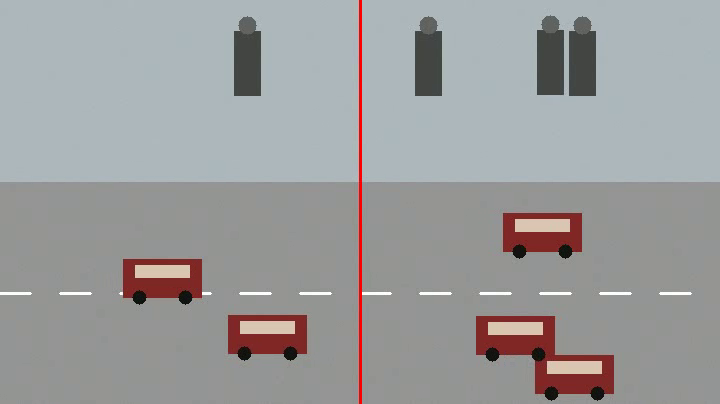
#> input picture frame 15 of data/traffic_clip.mp4, 720 x 404 px
$ python bi_dashboard.py
#> lines starting #> are read from the running program, lines starting #| are printed output that depends on the picture
### config.py
from __future__ import annotations
import os

#  File-system layout

BASE_DIR = os.path.dirname(os.path.abspath(__file__))
DATA_DIR = os.path.join(BASE_DIR, "data")
OUTPUT_DIR = os.path.join(BASE_DIR, "outputs")
for _d in (DATA_DIR, OUTPUT_DIR):
    os.makedirs(_d, exist_ok=True)

SYNTHETIC_VIDEO = os.path.join(DATA_DIR, "traffic_clip.mp4")
ANNOTATED_VIDEO = os.path.join(OUTPUT_DIR, "annotated_traffic.mp4")
TIMESERIES_CSV = os.path.join(DATA_DIR, "traffic_timeseries.csv")

#  Object classes (COCO ids used by YOLO)
# We monitor people and cars - exactly the two classes in the reference video.
CLASSES = {
    0: {"name": "person", "color": (0, 255, 0)},
    2: {"name": "car",    "color": (0, 165, 255)},
}
TARGET_CLASS_IDS = list(CLASSES.keys())


#  Monitored locations (cameras)

ZONES = {
    "JCT_MainRoad":   {"site": "Public Street",   "road_capacity": 40, "ped_capacity": 60},
    "GATE_Campus":    {"site": "Smart Campus",    "road_capacity": 25, "ped_capacity": 120},
    "HUB_StationFwd": {"site": "Transport Hub",   "road_capacity": 30, "ped_capacity": 200},
    "MALL_CarParkIn": {"site": "Commercial Area", "road_capacity": 50, "ped_capacity": 90},
}


#  Computer-vision settings
DETECTION_CONFIDENCE = 0.40
NMS_THRESHOLD = 0.45
YOLO_WEIGHTS = "yolov8n.pt"


# Centroid tracker
MAX_TRACK_DISTANCE = 70
MAX_DISAPPEARED = 20


#  Congestion thresholds (fraction of capacity)
DENSITY_BANDS = [
    (0.00, 0.35, "Free-flow"),
    (0.35, 0.65, "Busy"),
    (0.65, 0.85, "Heavy"),
    (0.85, 10.0, "Congested"),
]


#  Analytics settings
ANOMALY_CONTAMINATION = 0.02
ANOMALY_Z_THRESHOLD = 3.0
FORECAST_HORIZON = 12          # 12 x 5 min = 1 hour look-ahead
SAMPLE_INTERVAL_MIN = 5
FORECAST_NOW = "2026-05-20 08:00"

RANDOM_SEED = 42

### synthetic_data.py
from __future__ import annotations
import numpy as np
import pandas as pd
import cv2
import config


#  1. Synthetic traffic video (cars + people)
def generate_traffic_clip(path: str = config.SYNTHETIC_VIDEO,
                          frames: int = 150,
                          fps: int = 20,
                          size=(720, 405),
                          n_cars: int = 5,
                          n_people: int = 4,
                          seed: int = config.RANDOM_SEED) -> str:
    """Render a road scene with cars on the road and people on the pavement."""
    rng = np.random.default_rng(seed)
    w, h = size
    road_top = int(h * 0.45)            # carriageway occupies lower half
    writer = cv2.VideoWriter(path, cv2.VideoWriter_fourcc(*"mp4v"), fps, size)
    if not writer.isOpened():           # pragma: no cover
        raise RuntimeError(f"Could not open VideoWriter for {path}")

    # Cars: move mostly horizontally along the road.
    car_pos = np.column_stack([
        rng.uniform(0, w - 90, n_cars),
        rng.uniform(road_top + 10, h - 50, n_cars),
    ])
    car_vel = np.column_stack([
        rng.choice([-4.0, -3.0, 3.0, 4.0], n_cars),
        rng.uniform(-0.4, 0.4, n_cars),
    ])
    car_wh = np.tile([78, 38], (n_cars, 1))

    # People: move slowly on the pavement (upper area).
    ped_pos = np.column_stack([
        rng.uniform(0, w - 30, n_people),
        rng.uniform(40, road_top - 80, n_people),
    ])
    ped_vel = rng.uniform(-1.8, 1.8, size=(n_people, 2))
    ped_wh = np.tile([26, 64], (n_people, 1))

    for _ in range(frames):
        frame = np.full((h, w, 3), 150, np.uint8)              # tarmac grey
        frame[:road_top] = (190, 185, 175)                     # pavement
        frame += rng.integers(-5, 5, frame.shape, dtype=np.int16).astype(np.uint8)
        # Lane markings + counting line.
        for lx in range(0, w, 60):
            cv2.line(frame, (lx, (road_top + h) // 2), (lx + 30, (road_top + h) // 2),
                     (255, 255, 255), 2)
        cv2.line(frame, (w // 2, 0), (w // 2, h), (0, 0, 255), 2)

        # Update + draw cars.
        car_pos += car_vel
        for i in range(n_cars):
            if car_pos[i, 0] < -90: car_pos[i, 0] = w
            if car_pos[i, 0] > w:   car_pos[i, 0] = -car_wh[i, 0]
            car_pos[i, 1] = np.clip(car_pos[i, 1], road_top + 5, h - car_wh[i, 1] - 5)
            x, y = car_pos[i].astype(int); bw, bh = car_wh[i]
            cv2.rectangle(frame, (x, y), (x + bw, y + bh), (40, 40, 130), -1)
            cv2.rectangle(frame, (x + 12, y + 6), (x + bw - 12, y + 18), (180, 200, 220), -1)
            cv2.circle(frame, (x + 16, y + bh), 7, (20, 20, 20), -1)
            cv2.circle(frame, (x + bw - 16, y + bh), 7, (20, 20, 20), -1)

        # Update + draw people.
        ped_pos += ped_vel
        for i in range(n_people):
            for ax, lim in enumerate((w - ped_wh[i, 0], road_top - 80 - ped_wh[i, 1])):
                if ped_pos[i, ax] < (0 if ax == 0 else 30) or ped_pos[i, ax] > lim:
                    ped_vel[i, ax] *= -1
                    ped_pos[i, ax] = np.clip(ped_pos[i, ax], 0 if ax == 0 else 30, lim)
            x, y = ped_pos[i].astype(int); bw, bh = ped_wh[i]
            cv2.rectangle(frame, (x, y), (x + bw, y + bh), (70, 70, 70), -1)
            cv2.circle(frame, (x + bw // 2, y - 6), 9, (100, 100, 100), -1)

        writer.write(frame)

    writer.release()
    return path


#  2. Aggregated multi-camera, multi-class time-series
def generate_traffic_timeseries(path: str = config.TIMESERIES_CSV,
                                day: str = "2026-05-20",
                                seed: int = config.RANDOM_SEED) -> pd.DataFrame:
    """Full-day person & car counts at 5-min resolution per zone."""
    rng = np.random.default_rng(seed)
    step = f"{config.SAMPLE_INTERVAL_MIN}min"
    times = pd.date_range(f"{day} 00:00", f"{day} 23:55", freq=step)
    hours = (times.hour + times.minute / 60.0).to_numpy(dtype=float)

    rows = []
    for zone, meta in config.ZONES.items():
        rc, pc = meta["road_capacity"], meta["ped_capacity"]
        # Two sharp commuter peaks for cars, broader daytime curve for people.
        am = np.exp(-((hours - 8.0) ** 2) / 1.5)
        pm = np.exp(-((hours - 17.5) ** 2) / 1.8)
        car_curve = 1.1 * am + 1.2 * pm
        ped_curve = (np.exp(-((hours - 9) ** 2) / 6) +
                     0.6 * np.exp(-((hours - 13) ** 2) / 9) +
                     0.9 * np.exp(-((hours - 17) ** 2) / 5))
        floor = 0.04 + 0.04 * (hours > 6) * (hours < 23)

        cars = rc * (floor + car_curve) + rng.normal(0, rc * 0.07, len(times))
        peds = pc * 0.5 * (floor + ped_curve) + rng.normal(0, pc * 0.06, len(times))

        # Inject an evening traffic-congestion incident on the main road.
        if zone == "JCT_MainRoad":
            inc = (hours >= 17.5) & (hours <= 18.0)
            cars[inc] += rc * 0.8

        cars = np.clip(np.round(cars), 0, None).astype(int)
        peds = np.clip(np.round(peds), 0, None).astype(int)

        for t, c, p in zip(times, cars, peds):
            rows.append({
                "timestamp": t, "zone": zone, "site": meta["site"],
                "car_count": int(c), "person_count": int(p),
                "road_capacity": rc, "ped_capacity": pc,
                "road_occupancy": round(min(c / rc, 2.0), 3),
                "ped_occupancy": round(min(p / pc, 2.0), 3),
            })

    df = pd.DataFrame(rows).sort_values(["timestamp", "zone"]).reset_index(drop=True)
    df.to_csv(path, index=False)
    return df


# [6 lines that do not run on import are left out]

### video_analytics.py
from __future__ import annotations
from typing import Dict, List
import numpy as np
import cv2
import config
from detection import MultiClassDetector, detection_centroid
from tracking import MultiClassTracker


# Xavfsiz klass ma'lumoti olish - topilmasa standart qiymat (xato bermaydi)
_DEFAULT_CLASS = {"name": "obj", "color": (200, 200, 200)}
def _cls(cid):
    return config.CLASSES.get(cid, _DEFAULT_CLASS)


def analyse_video(video_path: str = config.SYNTHETIC_VIDEO,
                  annotated_out: str = config.ANNOTATED_VIDEO,
                  write_annotated: bool = True) -> Dict[str, object]:
    cap = cv2.VideoCapture(video_path)
    if not cap.isOpened():
        raise FileNotFoundError(f"Cannot open video: {video_path}")
    width = int(cap.get(cv2.CAP_PROP_FRAME_WIDTH))
    height = int(cap.get(cv2.CAP_PROP_FRAME_HEIGHT))
    fps = cap.get(cv2.CAP_PROP_FPS) or 20.0

    detector = MultiClassDetector()
    mtrack = MultiClassTracker(line_x=width // 2)
    writer = None
    if write_annotated:
        writer = cv2.VideoWriter(annotated_out,
                                 cv2.VideoWriter_fourcc(*"mp4v"), fps, (width, height))

    per_frame = {cid: [] for cid in config.TARGET_CLASS_IDS}
    conf_acc = {cid: [] for cid in config.TARGET_CLASS_IDS}
    frame_idx = 0

    MAX_FRAMES = 600
    while True:
        ok, frame = cap.read()
        if not ok:
            break
        frame_idx += 1
        if frame_idx > MAX_FRAMES:
            break
        detections = detector.detect(frame)
        objs = mtrack.update(detections, detection_centroid)
        for cid in config.TARGET_CLASS_IDS:
            cdets = [d for d in detections if d["class_id"] == cid]
            per_frame[cid].append(len(cdets))
            if cdets:
                conf_acc[cid].append(float(np.mean([d["confidence"] for d in cdets])))
        if writer is not None:
            _annotate(frame, detections, objs, mtrack, width)
            writer.write(frame)

    cap.release()
    if writer is not None:
        writer.release()

    summary = {"backend": detector.backend, "frames_processed": frame_idx,
               "annotated_video": annotated_out if write_annotated else None,
               "classes": {}}
    for cid in config.TARGET_CLASS_IDS:
        name = _cls(cid)["name"]
        counts = np.array(per_frame[cid]) if per_frame[cid] else np.array([0])
        summary["classes"][name] = {
            "peak_count": int(counts.max()),
            "mean_count": round(float(counts.mean()), 2),
            "unique_tracks": mtrack.trackers[cid].next_id,
            "crossings_l2r": mtrack.counters[cid].left_to_right,
            "crossings_r2l": mtrack.counters[cid].right_to_left,
            "total_crossings": mtrack.counters[cid].total,
            "mean_confidence": round(float(np.mean(conf_acc[cid])), 3) if conf_acc[cid] else 0.0,
        }
    return summary


# [22 lines left out: function _annotate, not called in this run]


# [8 lines that do not run on import are left out]

### detection.py
from __future__ import annotations
from typing import List, Dict, Tuple
import os
import numpy as np
import cv2
import config

Detection = Dict[str, object]


class MultiClassDetector:

    def __init__(self, weights: str = config.YOLO_WEIGHTS,
                 conf: float = config.DETECTION_CONFIDENCE,
                 prefer_yolo: bool = True) -> None:
        self.conf = conf
        self.backend = "none"
        self._yolo = None
        self._hog = None
        self._car_cascade = None

        if prefer_yolo:
            self._try_init_yolo(weights)
        if self._yolo is None:
            self._init_opencv_fallback()

    # ------------------------------------------------------------------ #
    def _try_init_yolo(self, weights: str) -> None:
        try:
            from ultralytics import YOLO            # lazy import on purpose
            self._yolo = YOLO(weights)
            self.backend = "yolov8"
        except Exception:
            self._yolo = None                       # fall back below

    def _init_opencv_fallback(self) -> None:
        # Person detector (HOG + SVM) - always available in OpenCV.
        self._hog = cv2.HOGDescriptor()
        self._hog.setSVMDetector(cv2.HOGDescriptor_getDefaultPeopleDetector())
        # Car detector (Haar cascade) - bundled with OpenCV data.
        cascade_path = os.path.join(cv2.data.haarcascades, "haarcascade_car.xml")
        if os.path.exists(cascade_path):
            self._car_cascade = cv2.CascadeClassifier(cascade_path)
        self.backend = "opencv_fallback"

    # ------------------------------------------------------------------ #
    def detect(self, frame: np.ndarray) -> List[Detection]:
        if self._yolo is not None:
            return self._detect_yolo(frame)
        return self._detect_opencv(frame)

    # [17 lines left out: function _detect_yolo, not called in this run]

    def _detect_opencv(self, frame: np.ndarray) -> List[Detection]:
        gray = cv2.cvtColor(frame, cv2.COLOR_BGR2GRAY)
        out: List[Detection] = []

        # --- People (HOG) ---
        rects, weights = self._hog.detectMultiScale(
            gray, winStride=(4, 4), padding=(8, 8), scale=1.05)
        boxes = [[x, y, x + w, y + h] for (x, y, w, h) in rects]
        scores = [float(s) for s in weights]
        for i in self._nms(boxes, scores, config.NMS_THRESHOLD):
            confidence = float(1.0 / (1.0 + np.exp(-scores[i])))
            if confidence < self.conf:
                continue
            x1, y1, x2, y2 = boxes[i]
            out.append({"bbox": (int(x1), int(y1), int(x2), int(y2)),
                        "confidence": round(confidence, 3),
                        "class_id": 0, "label": "person"})

        # --- Cars (Haar cascade if available, else colour+shape heuristic) ---
        car_boxes = []
        if self._car_cascade is not None and not self._car_cascade.empty():
            cars = self._car_cascade.detectMultiScale(gray, 1.1, 2)
            car_boxes = [[x, y, x + w, y + h] for (x, y, w, h) in cars]
        else:
            car_boxes = self._detect_cars_heuristic(frame)
        for (x1, y1, x2, y2) in car_boxes:
            out.append({"bbox": (int(x1), int(y1), int(x2), int(y2)),
                        "confidence": 0.6, "class_id": 2, "label": "car"})
        return out

    @staticmethod
    def _detect_cars_heuristic(frame: np.ndarray) -> List[List[int]]:
        h, w = frame.shape[:2]
        road = frame[int(h * 0.45):, :]
        hsv = cv2.cvtColor(road, cv2.COLOR_BGR2HSV)
        # Dark / saturated regions = vehicle bodies against light tarmac.
        mask = cv2.inRange(hsv, (0, 0, 0), (179, 255, 110))
        mask = cv2.morphologyEx(mask, cv2.MORPH_CLOSE, np.ones((5, 5), np.uint8))
        contours, _ = cv2.findContours(mask, cv2.RETR_EXTERNAL,
                                       cv2.CHAIN_APPROX_SIMPLE)
        boxes = []
        offset = int(h * 0.45)
        for c in contours:
            x, y, bw, bh = cv2.boundingRect(c)
            if bw >= 45 and 18 <= bh <= 90 and bw > bh:   # car-shaped
                boxes.append([x, y + offset, x + bw, y + offset + bh])
        return boxes

    @staticmethod
    def _nms(boxes, scores, iou_thr: float) -> List[int]:
        if not boxes:
            return []
        b = np.array(boxes, float); s = np.array(scores, float)
        x1, y1, x2, y2 = b[:, 0], b[:, 1], b[:, 2], b[:, 3]
        areas = (x2 - x1 + 1) * (y2 - y1 + 1)
        order = s.argsort()[::-1]
        keep = []
        while order.size > 0:
            i = order[0]; keep.append(int(i))
            xx1 = np.maximum(x1[i], x1[order[1:]]); yy1 = np.maximum(y1[i], y1[order[1:]])
            xx2 = np.minimum(x2[i], x2[order[1:]]); yy2 = np.minimum(y2[i], y2[order[1:]])
            wd = np.maximum(0, xx2 - xx1 + 1); ht = np.maximum(0, yy2 - yy1 + 1)
            inter = wd * ht
            iou = inter / (areas[i] + areas[order[1:]] - inter)
            order = order[1:][iou <= iou_thr]
        return keep


def detection_centroid(bbox: Tuple[int, int, int, int]) -> Tuple[int, int]:
    x1, y1, x2, y2 = bbox
    return (x1 + x2) // 2, (y1 + y2) // 2


# [3 lines that do not run on import are left out]

### tracking.py
from __future__ import annotations
from collections import OrderedDict
from typing import Dict, List, Tuple
import numpy as np
import config


class CentroidTracker:
    """Greedy nearest-neighbour centroid tracker for a single class."""

    def __init__(self, max_distance: int = config.MAX_TRACK_DISTANCE,
                 max_disappeared: int = config.MAX_DISAPPEARED) -> None:
        self.next_id = 0
        self.objects: "OrderedDict[int, Tuple[int,int]]" = OrderedDict()
        self.disappeared: "OrderedDict[int, int]" = OrderedDict()
        self.max_distance = max_distance
        self.max_disappeared = max_disappeared

    def _register(self, c): self.objects[self.next_id] = c; self.disappeared[self.next_id] = 0; self.next_id += 1
    def _deregister(self, oid): del self.objects[oid]; del self.disappeared[oid]

    def update(self, centroids: List[Tuple[int, int]]) -> Dict[int, Tuple[int, int]]:
        if len(centroids) == 0:
            for oid in list(self.disappeared.keys()):
                self.disappeared[oid] += 1
                if self.disappeared[oid] > self.max_disappeared:
                    self._deregister(oid)
            return dict(self.objects)

        pts = np.array(centroids, float)
        if len(self.objects) == 0:
            for c in pts:
                self._register((int(c[0]), int(c[1])))
            return dict(self.objects)

        ids = list(self.objects.keys())
        obj = np.array(list(self.objects.values()), float)
        d = np.linalg.norm(obj[:, None, :] - pts[None, :, :], axis=2)
        rows = d.min(axis=1).argsort()
        cols = d.argmin(axis=1)[rows]
        used_r, used_c = set(), set()
        for r, c in zip(rows, cols):
            if r in used_r or c in used_c or d[r, c] > self.max_distance:
                continue
            oid = ids[r]
            self.objects[oid] = (int(pts[c][0]), int(pts[c][1]))
            self.disappeared[oid] = 0
            used_r.add(r); used_c.add(c)
        for r in set(range(d.shape[0])) - used_r:
            oid = ids[r]; self.disappeared[oid] += 1
            if self.disappeared[oid] > self.max_disappeared:
                self._deregister(oid)
        for c in set(range(d.shape[1])) - used_c:
            self._register((int(pts[c][0]), int(pts[c][1])))
        return dict(self.objects)


class LineCounter:
    """Counts crossings of a vertical line, by direction, for one class."""

    def __init__(self, line_x: int) -> None:
        self.line_x = line_x
        self.prev_x: Dict[int, int] = {}
        self.left_to_right = 0
        self.right_to_left = 0

    def update(self, objects: Dict[int, Tuple[int, int]]) -> None:
        for oid, (cx, _cy) in objects.items():
            if oid in self.prev_x:
                px = self.prev_x[oid]
                if px < self.line_x <= cx:
                    self.left_to_right += 1
                elif px >= self.line_x > cx:
                    self.right_to_left += 1
            self.prev_x[oid] = cx

    @property
    def total(self) -> int:
        return self.left_to_right + self.right_to_left


class MultiClassTracker:
    """Holds an independent tracker + counter for each monitored class."""

    def __init__(self, line_x: int) -> None:
        self.trackers = {cid: CentroidTracker() for cid in config.TARGET_CLASS_IDS}
        self.counters = {cid: LineCounter(line_x) for cid in config.TARGET_CLASS_IDS}

    def update(self, detections, centroid_fn):
        per_class_objs = {}
        for cid in config.TARGET_CLASS_IDS:
            cents = [centroid_fn(d["bbox"]) for d in detections if d["class_id"] == cid]
            objs = self.trackers[cid].update(cents)
            self.counters[cid].update(objs)
            per_class_objs[cid] = objs
        return per_class_objs


# [3 lines that do not run on import are left out]

### bi_dashboard.py
from __future__ import annotations
from typing import Dict
import os
import numpy as np
import pandas as pd
import matplotlib
matplotlib.use("Agg")
import matplotlib.pyplot as plt
import matplotlib.dates as mdates
from openpyxl import Workbook
from openpyxl.chart import LineChart, Reference
from openpyxl.styles import Font, PatternFill, Alignment
from openpyxl.utils.dataframe import dataframe_to_rows
import config

CAR_C = "#ED7D31"; PED_C = "#2E75B6"
PALETTE = ["#2E75B6", "#ED7D31", "#548235", "#7030A0", "#C00000"]
plt.rcParams.update({"figure.dpi": 120, "font.size": 9, "axes.grid": True,
                     "grid.alpha": 0.3, "axes.spines.top": False,
                     "axes.spines.right": False})


# [174 lines left out: functions density_band, compute_kpis, chart_flow_trends, chart_road_heatmap, chart_anomaly_timeline, chart_site_comparison and 3 more, not called in this run]


if __name__ == "__main__":
    import synthetic_data, video_analytics, anomaly_detection, predictive_analytics
    df = synthetic_data.generate_traffic_timeseries(); synthetic_data.generate_traffic_clip()
    cv = video_analytics.analyse_video(write_annotated=False)
#> (the call stopped at in _try_init_yolo, `self._yolo = YOLO(weights)`: ultralytics is not available in this run)
#> in analyse_video, frame is the input picture: shape (404, 720, 3); mean B, G, R 157.2, 156.7, 156.5
#> in _detect_opencv, `gray = cv2.cvtColor(frame, cv2.COLOR_BGR2GRAY)`:
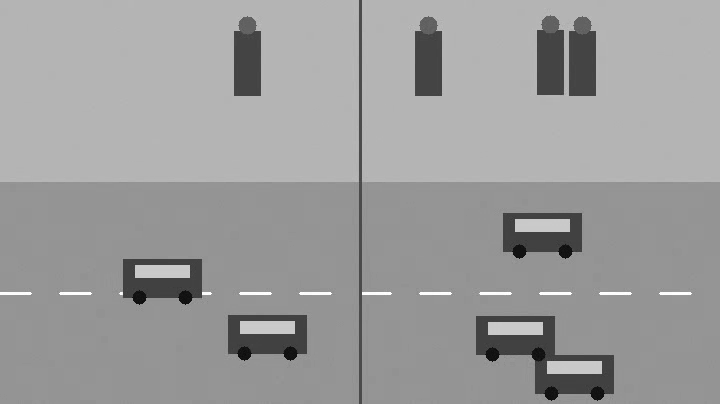
#> gray: shape (404, 720); min 8, max 255, mean 156.5
#> in _detect_opencv, `rects, weights = self._hog.detectMultiScale( gray, winStride=(4, 4), p..`: rects = [[506, 0, 86, 166]]; weights = [1.26]
#> in _detect_opencv, `boxes = [[x, y, x + w, y + h] for (x, y, w, h) in rects]`: boxes = [[506, 0, 592, 166]]
#> in _detect_opencv, `scores = [float(s) for s in weights]`: scores = [1.26]
#> in _nms, `b = np.array(boxes, float)`: b = [[506, 0, 592, 166]]
#> in _nms, `s = np.array(scores, float)`: s = [1.26]
#> in _nms, `x1, y1, x2, y2 = b[:, 0], b[:, 1], b[:, 2], b[:, 3]`: x1 = [506]; y1 = [0]; x2 = [592]; y2 = [166]
#> in _nms, `areas = (x2 - x1 + 1) * (y2 - y1 + 1)`: areas = [14529]
#> in _nms, `order = s.argsort()[::-1]`: order = [0]
#> the loop in _detect_opencv, `for i in self._nms(boxes, scores, config.NMS_THRESHOLD):` made 1 pass
#> (confidence, x1, y1, x2, y2) on pass 1: (0.778, 506, 0, 592, 166)
#> after the loop in _detect_opencv, `for i in self._nms(boxes, scores, config.NMS_THRESHOLD):`: out = 1 item
#> in _detect_cars_heuristic, `road = frame[int(h * 0.45):, :]`:
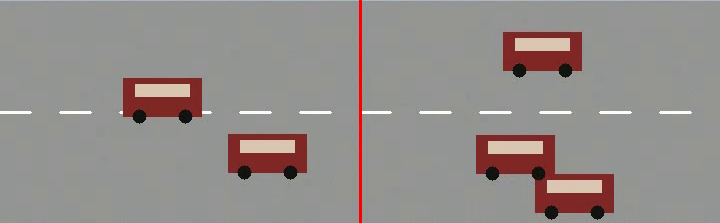
#> road: shape (223, 720, 3); mean B, G, R 139.5, 141.5, 147.9
#> (the rest of the program and of its run is left out)
